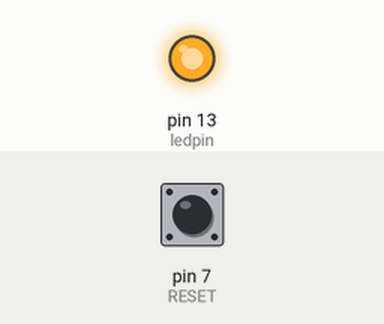
Recording of a sketch running on a simulated Arduino Uno, built with avr-gcc and run on an emulated ATmega328P. Shown: output pins drawn as LEDs (lit = HIGH). Inputs (shaded band) come from the test bench; at power-on: pin 7 (RESET) LOW.

Above: at 0.1 s.
At 5.1 s:
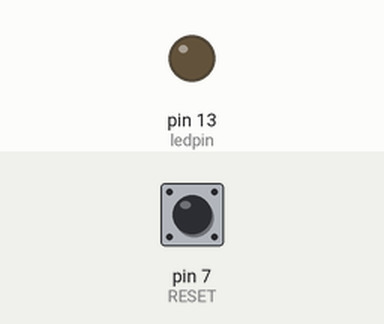
Timing chart, 0 to 6.6 s (numbered marks = the images above):
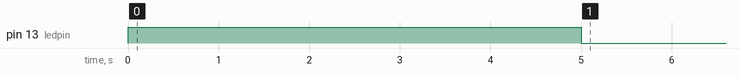

The sketch:

reset.ino
```cpp
#include <SPI.h>
#include <Wire.h>

void(* resetFunc) (void) = 0;
int RESET = 7;
int ledpin = 13;
void setup() {
  Serial.begin(9600);
  pinMode(ledpin,OUTPUT);
  digitalWrite(ledpin , HIGH);
  delay(5000);
}

void loop(){
  // put your main code here, to run repeatedly:
  digitalWrite(ledpin , LOW);
  resetButton();
}
void resetButton(){
  int resetState = digitalRead(RESET);
  if(resetState == HIGH){
    resetFunc();
  }
}
```

Measured:
- by itself, pin 13 (ledpin): HIGH → LOW at 5.0 s
